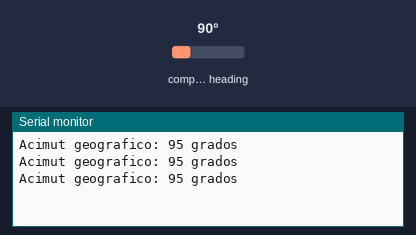
The sketch below on a simulated Arduino Uno, built with avr-gcc and run on an emulated ATmega328P. On the bench: the last lines printed to the serial monitor. Inputs (shaded band) come from the test bench; at power-on: compass heading 90°.

Above: at 1.3 s.
1.4 s: compass heading set to 7°
At 1.9 s:
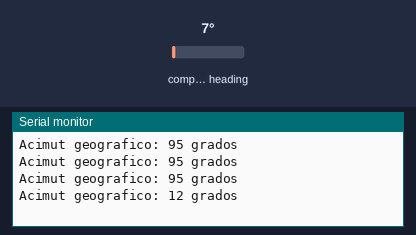
2.9 s: compass heading set to 180°
At 3.4 s:
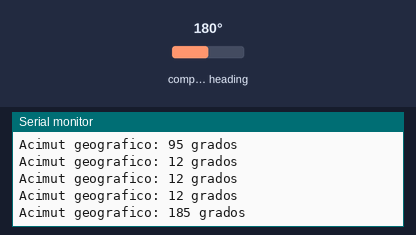
Timing chart, 0 to 5.9 s (numbered marks = the images above; inputs shaded):
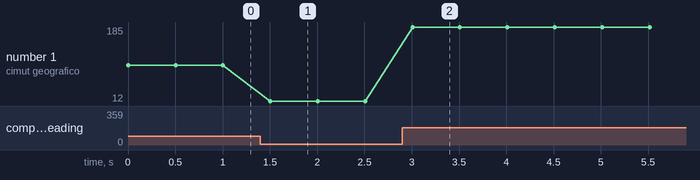

Measured:
- after the input at 1.4 s, the serial monitor: prints a new line after 0.11 s (image 1)
- after the input at 2.9 s, the serial monitor: prints a new line after 0.11 s (image 2)
- plotted number 1: 95 → 12 after the input at 1.4 s, 12 → 185 after the input at 2.9 s

The sketch:

Norte_geografico.ino
```cpp
#include <Wire.h> //Incluye librería de I2C
#include<MechaQMC5883.h>  //Incluye librería del magnetometro
MechaQMC5883  qmc;    //Se crea un objeto llamado qmc

void setup() {
Wire.begin(); //Se inicializa el I2C
Serial.begin(9600); //Se inicializa el monitor serie
qmc.init();   //Se inicializa el qmc
}

void loop() {
int x,y,z;  //Se declaran las variables de los ejes(obligatorio)
float acimut, geografico; //Se declaran las variables de
float declinacion = +5.4;
qmc.read(&x,&y,&z,&acimut);
geografico= acimut + declinacion;
if(geografico<0)
geografico=geografico+360;

Serial.print("Acimut geografico: ");
Serial.print(geografico,0);
Serial.println(" grados");
delay(500);
}
```
